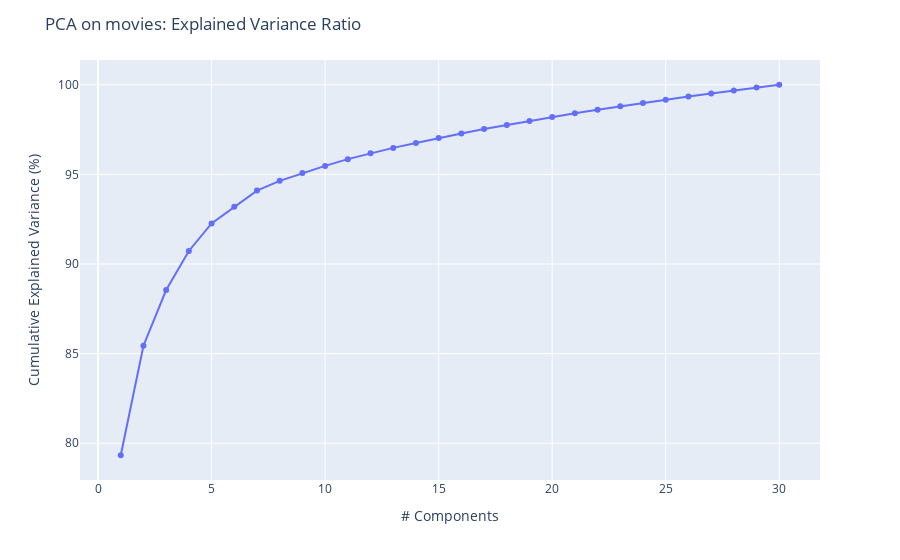

Write notebook code for a chart like this one.
### Code cell
exp_var_cumul = np.cumsum(pca.explained_variance_ratio_*100)

fig = px.scatter(
    x=range(1, exp_var_cumul.shape[0] + 1),
    y=exp_var_cumul,
    labels={"x": "# Components", "y": "Cumulative Explained Variance (%)"}
)
fig.update_traces(mode='lines+markers')
fig.layout.title = 'PCA on movies: Explained Variance Ratio'
fig.show()

### Figure 1 — Plotly figure (JSON) as saved in the notebook; plotly's stock layout.template omitted (floating-point values rounded to 4 significant figures)
{"data": [{"hovertemplate": "# Components=%{x}<br>Cumulative Explained Variance (%)=%{y}<extra></extra>", "legendgroup": "", "marker": {"color": "#636efa", "symbol": "circle"}, "mode": "lines+markers", "name": "", "orientation": "v", "showlegend": false, "type": "scatter", "x": [1, 2, 3, 4, 5, 6, 7, 8, 9, 10, 11, 12, 13, 14, 15, 16, 17, 18, 19, 20, 21, 22, 23, 24, 25, 26, 27, 28, 29, 30], "xaxis": "x", "y": [79.33, 85.44, 88.55, 90.73, 92.27, 93.19, 94.1, 94.64, 95.07, 95.47, 95.85, 96.18, 96.48, 96.76, 97.03, 97.28, 97.53, 97.75, 97.98, 98.2, 98.41, 98.6, 98.8, 98.98, 99.17, 99.34, 99.52, 99.68, 99.84, 100.0], "yaxis": "y"}], "layout": {"legend": {"tracegroupgap": 0}, "margin": {"t": 60}, "title": {"text": "PCA on movies: Explained Variance Ratio"}, "xaxis": {"anchor": "y", "domain": [0, 1], "title": {"text": "# Components"}}, "yaxis": {"anchor": "x", "domain": [0, 1], "title": {"text": "Cumulative Explained Variance (%)"}}}}
